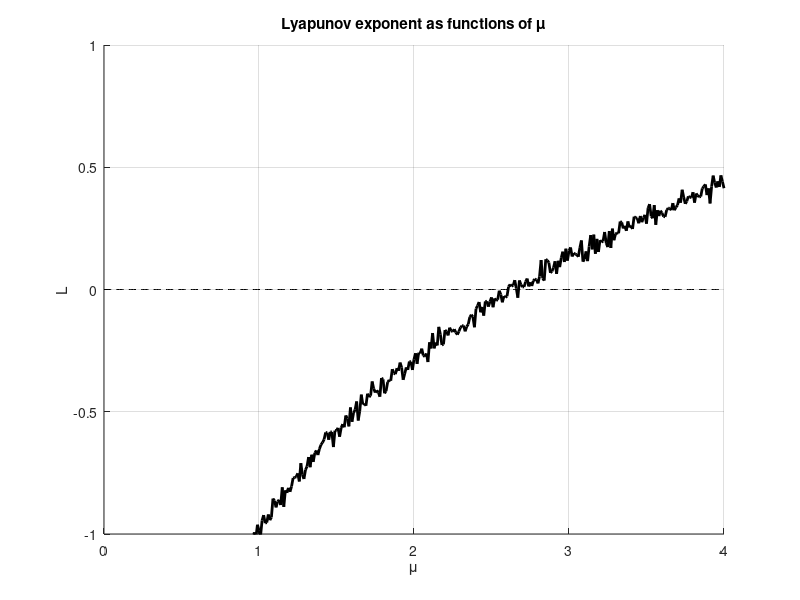

Recreate this plot in MATLAB.
clc; clear;
mu = 0:0.01:4; % parameter range
T = 2000;
x = zeros(T,1);

for k = 1:1

x(1) = 0.2;

for j = 1:length(mu)
    y=0; pai=3.17;
    for i=1:T
         
        x(i+1) =mod( mu(j)*x(i)*(1-x(i))+ (1+x(i))*(tan(pai*x(i))),1);
         
        temp=log(abs(mu(j)*(1-2*x(i)))); 
        if (i>50)
            y=y+temp;
        end
    end
    L2(j,k) = y/(T-50);
    
end

end

L = mean(L2,2);
grid
hold on
plot(mu,L,'k','linewidth',2)
plot(mu,zeros(length(mu),1),'k--')
hold off
ylim([-1 1])
xlabel('\mu'),ylabel('L')
title('Lyapunov exponent as functions of \mu')